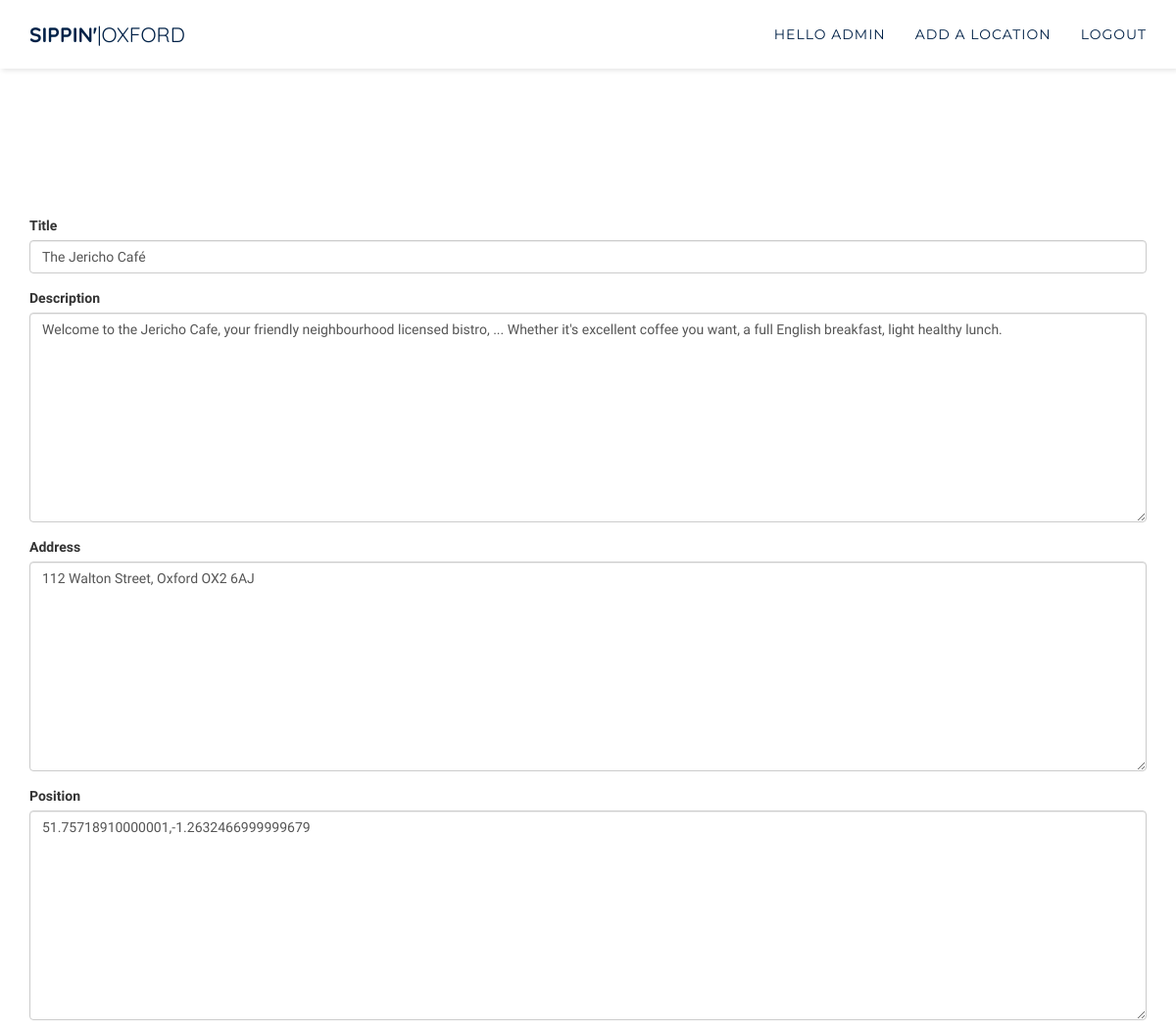
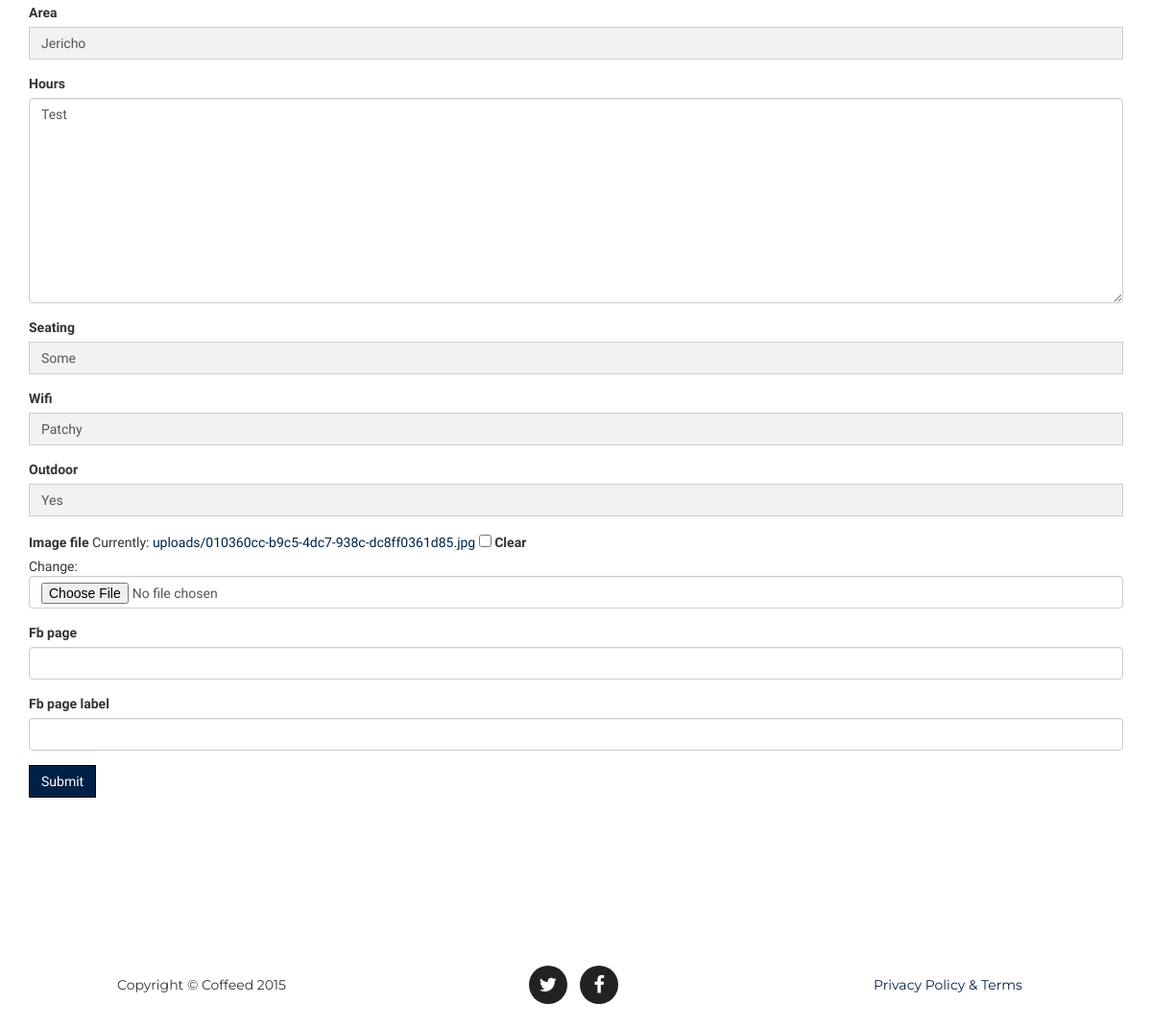
Screenshot of /location/2/update/ (signed in) with the database file from the repository (2 pictures, top to bottom).
### core/models.py (models this page shows, shortened)
class Location(models.Model):
    title = models.CharField(max_length=300)
    description = models.TextField(null=True, blank=True)
    address = models.TextField(null=True, blank=True)
    position = GeopositionField(null=True, blank=True)
    area = models.IntegerField(choices=SUBURB_CHOICES, null=True, blank=True)
    hours = models.TextField(null=True, blank=True)
    seating = models.IntegerField(choices=PLURAL_CHOICES, null=True, blank=True)
    wifi = models.IntegerField(choices=WIFI_CHOICES, null=True, blank=True)
    outdoor = models.IntegerField(choices=YESNO_CHOICES, null=True, blank=True)
    image_file = models.ImageField(upload_to=upload_to_location, null=True, blank=True)
    fb_page = models.URLField(null=True, blank=True)
    fb_page_label = models.CharField(max_length=128, null=True, blank=True)
    created_at = models.DateTimeField(auto_now_add=True)

### core/views.py (the view)
# urls.py: url(r'location/(?P<pk>\d+)/update/$', login_required(coreviews.LocationUpdateView.as_view()), name='location_update'),
class LocationUpdateView(UpdateView):
    model = coremodels.Location
    template_name = 'base/form.html'
    fields = "__all__"

### templates/base/form.html (shortened to what this page needs)
{% extends "base/theme.html" %}
{% load widget_tweaks %}
{% block main_content %}
 <div class="header-buffer">
 </div>
 <section id="services">
 <div class="container">
<div class="row">
 {% if form %}
 <div class="col-md-12">
 <form action="" method="post" enctype="multipart/form-data">{% csrf_token %}{{ form.media }}
 {% for field in form %}
 <div class="form-group warning">
 <label for="exampleInputFile">{{ field.label }}</label>
 {{ field|add_class:"form-control"}}
 </div>
 {% endfor %}
 <input type="submit" class="btn btn-success" role="button" value="{{ verb|default:"Submit" }}" />
 </form>
</div>
{% endif %}
</div>
</div>
</section>
{% endblock %}

### templates/base/theme.html (shortened to what this page needs)
{% extends "base/index.html" %}
{% block navigation %}
 {% if request.user.is_authenticated %}
     <li>
        <a class="" href="#">Hello {{ request.user.username }}</a>
     </li>
     <li>
        <a class="page-scroll" href="/location/create/">Add a Location</a>
     </li>
     <li>
         <a class="" href="/logout">Logout</a>
     </li>
 {% endif %}
{% endblock %}

### static/css/agency.css (style rules this page uses)
body { overflow-x: hidden; font-family: 'Domine', serif; }
a, a:hover, a:focus, a:active, a.active { outline: 0; }
a { color: #002147; }
.navbar-default .nav li a { text-transform: uppercase; font-family: Montserrat,"Helvetica Neue",Helvetica,Arial,sans-serif; font-weight: 400; letter-spacing: 1px; color: #002147; }
section { padding: 100px 0; }
@media (min-width:768px) { section { padding: 150px 0; } }
.btn-success { color: #fff; background-color: #002147; border-color: black; }
body { webkit-tap-highlight-color: #fed136; }
.header-buffer { height:70px; }
.btn { border-radius: 0px; }
select { background-color: #f2f2f2 !important; background-repeat: no-repeat; background-size: 16px 16px; border-radius: 0 !important; -webkit-border-radius: 0 !important; -webkit-appearance: none !important; outline:0; box-shadow: none !important; }

### rows the page displays
Location: form "The Jericho Café" "Welcome to the Jericho Cafe, your friendly neighbourhood licensed bistro, ... Whether it's excellent coffee you want, a full English breakfast, light healthy lunch." "112 Walton Street, Oxford OX2 6AJ" "51.75718910000001,-1.2632466999999679" "Jericho" "Test" "Some" "Patchy" "Yes"

### other values shown
{{ request.user.username }} "ADMIN"
{{ field.label }} "Title" "Description" "Address" "Position" "Area" "Hours" "Seating" "Wifi" "Outdoor" "Image file" "Fb page" "Fb page label"
